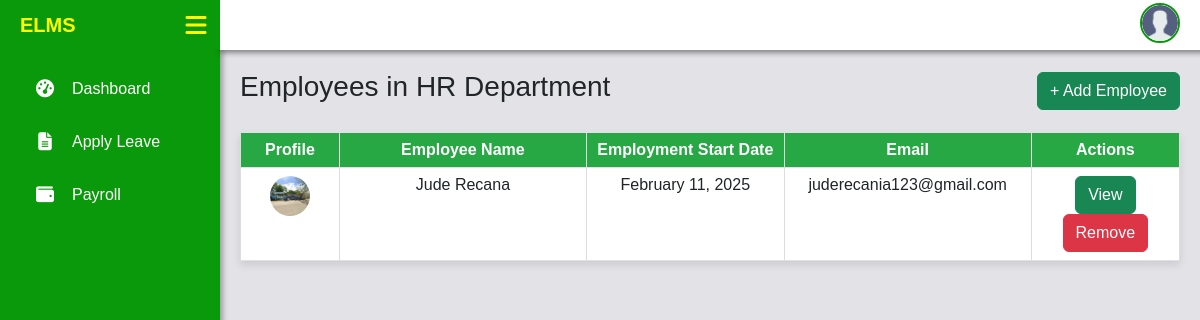
/admin_section/view_staff.php?department_id=2, run on an earlier commit of the app's database.
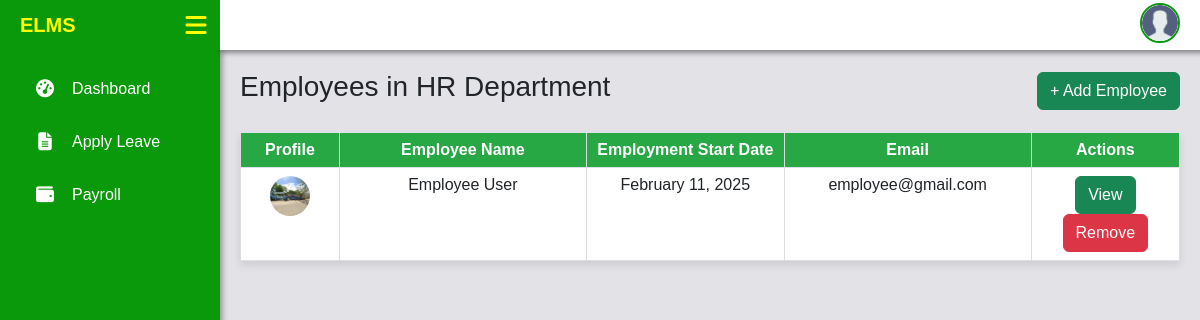
And on a later commit of the database.
### tables this page shows
CREATE TABLE `users` (
  `user_id` int(11) NOT NULL,
  `first_name` varchar(50) NOT NULL,
  `middle_name` varchar(50) DEFAULT NULL,
  `last_name` varchar(50) NOT NULL,
  `email` varchar(100) NOT NULL,
  `password` varchar(255) NOT NULL,
  `role` enum('Admin','Employee') NOT NULL,
  `gender` enum('Male','Female') NOT NULL,
  `phone` varchar(20) DEFAULT NULL,
  `address` text DEFAULT NULL,
  `birthdate` date DEFAULT NULL,
  `employment_start_date` date DEFAULT NULL,
  `employment_end_date` date DEFAULT NULL,
  `department_id` int(11) DEFAULT NULL,
  `created_at` timestamp NOT NULL DEFAULT current_timestamp(),
  `profile_picture` varchar(255) DEFAULT NULL,
  `employee_type` varchar(50) NOT NULL,
  `salary` decimal(10,2) NOT NULL DEFAULT 0.00,
  `leave_balance` int(11) NOT NULL DEFAULT 0,
  `reset_token` varchar(64) DEFAULT NULL,
  `token_expiry` datetime DEFAULT NULL
);

### admin_section/view_staff.php (the view, shortened to what this page needs)
<?php
    require '../db.php';
    if (isset($_GET['department_id'])) {
        $department_id = $_GET['department_id'];
        $stmt = $pdo->prepare("SELECT department_name FROM departments WHERE id = ?");
        $stmt->execute([$department_id]);
        $department = $stmt->fetch(PDO::FETCH_ASSOC);
        include '../includes/navbar.php';
        $stmt = $pdo->prepare("SELECT * FROM users WHERE department_id = ? AND role = 'Employee'");
        $stmt->execute([$department_id]);
        $employees = $stmt->fetchAll(PDO::FETCH_ASSOC);
    } else {
        echo "Department not found.";
        exit;
    }
?>
<!DOCTYPE html>
<html lang="en">
<head>
    <link rel="stylesheet" href="../assets/bootstrap.min.css">
    <link rel="stylesheet" href="https://cdn.jsdelivr.net/npm/bootstrap@5.3.0/dist/css/bootstrap.min.css">
    <link rel="stylesheet" href="https://cdn.datatables.net/2.2.2/css/dataTables.dataTables.css" />
</head>
<body>
<div class="content" id="content">
    <div class="d-flex justify-content-between align-items-center mb-3">
        <h3>Employees in <?php echo htmlspecialchars($department['department_name']); ?></h3>
        <a href="#" class="btn btn-success" data-bs-toggle="modal" data-bs-target="#addEmployeeModal" id="openAddEmployeeModal">+ Add Employee</a>
    </div>
    <table class="table table-bordered" id="example">
        <thead>
            <tr>
                <th>Profile</th>
                <th>Employee Name</th>
                <th>Employment Start Date</th>
                <th>Email</th>
                <th>Actions</th>
            </tr>
        </thead>
        <tbody>
            <?php foreach ($employees as $employee) : ?>
                <tr>
                    <td>
                    <img src="../files/images/<?php echo !empty($employee['profile_picture']) && file_exists("../files/images/" . $employee['profile_picture'])
                        ? $employee['profile_picture']
                        : "default.png"; ?>"
                        alt="Profile" class="rounded-circle" width="40" height="40"
                        data-bs-toggle="tooltip" title="<?php echo htmlspecialchars($employee['first_name'] . ' ' . $employee['last_name']); ?>">
                    </td>
                    <td><?php echo htmlspecialchars($employee['first_name'] . " " . $employee['last_name']); ?></td>
                    <td><?php echo date("F d, Y", strtotime($employee['employment_start_date'])); ?></td>
                    <td><?php echo htmlspecialchars($employee['email']); ?></td>
                    <td>
                    <a href="view_employee.php?id=<?php echo $employee['user_id']; ?>" class="btn btn-success" target="_blank">View</a>
                        <button class="btn btn-danger remove-employee-btn"
                            data-id="<?php echo $employee['user_id']; ?>"
                            data-name="<?php echo htmlspecialchars($employee['first_name'] . ' ' . $employee['last_name']); ?>">
                            Remove
                        </button>
                    </td>
                </tr>
            <?php endforeach; ?>
        </tbody>
    </table>
</div>
</body>
</html>

What changed in the data, as far as the page shows it:
changed users: first_name+last_name "Jude Recana" → "Employee User"; email "juderecania123@gmail.com" → "employee@gmail.com"
